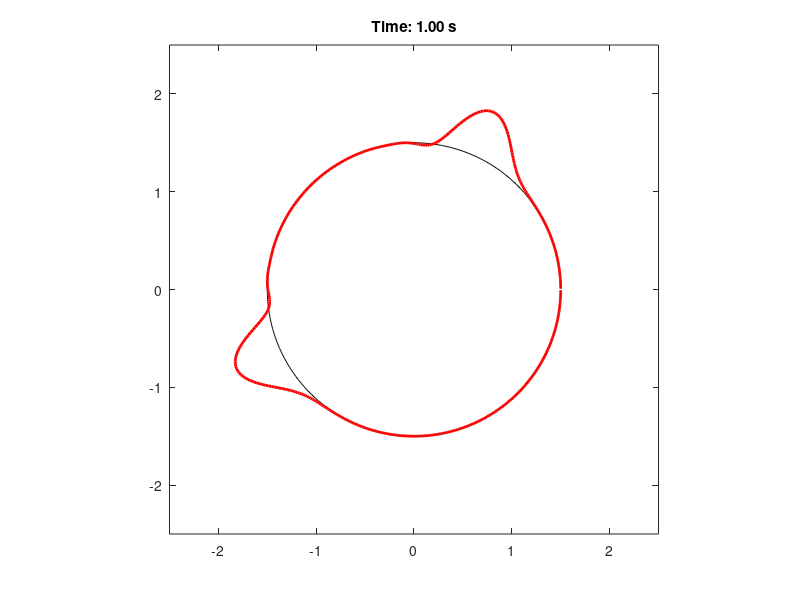

MATLAB code to generate this figure:
% Simplified Linearized Shallow Water Equations on a Great Circle (FVM)
clear; clc;

% Parameters
L = 2*pi; % Length of the domain (0 to 2*pi in spherical coordinates)
N_theta = 500; % Number of control volumes
dtheta = L / N_theta; % Width of each control volume
theta = linspace(0, L, N_theta+1); % Cell edges
theta_center = theta(1:end-1) + dtheta/2; % Cell centers
dt = 0.0025; % Time step
T = 1; % Total simulation time
a = 1;%6371e3; % Radius of Earth in meters
phi = pi / 6; % Latitude (fixed)
g = 9.81; % Gravitational acceleration
h0 = 10; % Mean layer depth in meters
f = 2 * 7.2921e-5 * sin(phi); % Coriolis parameter

% Initial conditions: Gaussian pulse for h' and zero velocity
sigma = pi / 16; % Width of the Gaussian
theta0 = pi / 4; % Center of the Gaussian
h_prime = exp(-((theta_center - theta0) / sigma).^2); % Initial perturbation in wave elevation
v = zeros(size(theta_center)); % Initial velocity

% Exact solution (for comparison, assumes no Coriolis force)
c = sqrt(g * h0); % Wave speed
uexact = @(t) exp(-((mod(theta_center - c*t, L) - theta0) / sigma).^2);

% Flux computation function
compute_flux = @(q_left, q_right) 0.5 * (q_left + q_right); % Upwind or central flux

% Time-stepping loop
time = 0;
h_storage = h_prime; % Storage for wave elevation visualization
t_storage = 0;

while time < T
    % Compute fluxes for h' and v
    h_flux = compute_flux(h_prime, circshift(h_prime, -1));
    v_flux = compute_flux(v, circshift(v, -1));
    
    % Compute finite volume updates (flux differences)
    k_h1 = -h0 / (a * cos(phi)) * (v_flux - circshift(v_flux, 1)) / dtheta;
    k_v1 = -g * (h_flux - circshift(h_flux, 1)) / dtheta - f * v;

    % Stage 2
    h_flux = compute_flux(h_prime + 0.5 * dt * k_h1, circshift(h_prime + 0.5 * dt * k_h1, -1));
    v_flux = compute_flux(v + 0.5 * dt * k_v1, circshift(v + 0.5 * dt * k_v1, -1));
    k_h2 = -h0 / (a * cos(phi)) * (v_flux - circshift(v_flux, 1)) / dtheta;
    k_v2 = -g * (h_flux - circshift(h_flux, 1)) / dtheta - f * (v + 0.5 * dt * k_v1);

    % Stage 3
    h_flux = compute_flux(h_prime + 0.5 * dt * k_h2, circshift(h_prime + 0.5 * dt * k_h2, -1));
    v_flux = compute_flux(v + 0.5 * dt * k_v2, circshift(v + 0.5 * dt * k_v2, -1));
    k_h3 = -h0 / (a * cos(phi)) * (v_flux - circshift(v_flux, 1)) / dtheta;
    k_v3 = -g * (h_flux - circshift(h_flux, 1)) / dtheta - f * (v + 0.5 * dt * k_v2);

    % Stage 4
    h_flux = compute_flux(h_prime + dt * k_h3, circshift(h_prime + dt * k_h3, -1));
    v_flux = compute_flux(v + dt * k_v3, circshift(v + dt * k_v3, -1));
    k_h4 = -h0 / (a * cos(phi)) * (v_flux - circshift(v_flux, 1)) / dtheta;
    k_v4 = -g * (h_flux - circshift(h_flux, 1)) / dtheta - f * (v + dt * k_v3);

    % Update h' and v
    h_prime = h_prime + dt * (1/6 * k_h1 + 1/3 * k_h2 + 1/3 * k_h3 + 1/6 * k_h4);
    v = v + dt * (1/6 * k_v1 + 1/3 * k_v2 + 1/3 * k_v3 + 1/6 * k_v4);

    % Update time
    time = time + dt;

    % Store wave elevation for visualization
    h_storage = [h_storage; h_prime];
    t_storage = [t_storage; time];
end

% Visualization
figure;
r0 = 1.5; % Base radius of the circle
for k = 1:size(h_storage, 1)
    plot(r0*cos(theta_center), -r0*sin(theta_center), 'k'); % Base circle
    hold on;
    plot((r0 + h_storage(k, :)).*cos(theta_center), -(r0 + h_storage(k, :)).*sin(theta_center), 'r', 'LineWidth', 2); % Numerical solution
    hold off;
    title(['Time: ', num2str(t_storage(k), '%.2f'), ' s']);
    axis equal;
    axis([-2.5, 2.5, -2.5, 2.5]);
    drawnow;
end
